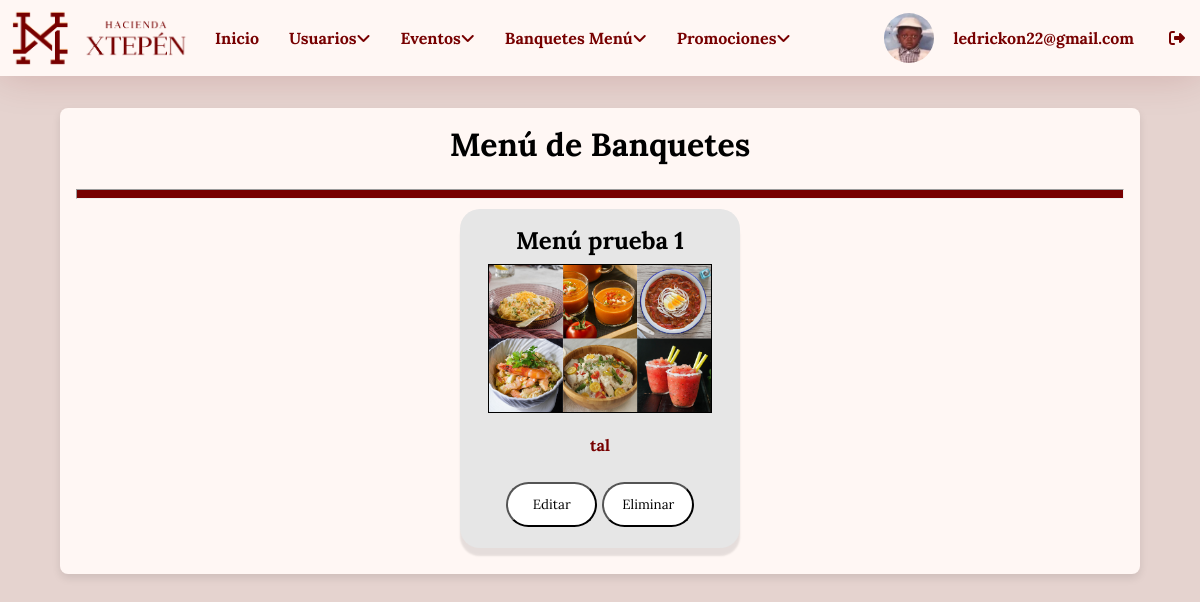
The app's page /login/dashboard_banquetes.php (signed in) with its own data.
### tables this page shows
CREATE TABLE `usuarios` (
  `id_usuario` int(11) NOT NULL,
  `nombre_completo` varchar(100) DEFAULT NULL,
  `roles` varchar(50) NOT NULL,
  `email` varchar(50) DEFAULT NULL,
  `contrasena` varchar(255) DEFAULT NULL,
  `fecha_nacimiento` date DEFAULT NULL,
  `foto` varchar(255) DEFAULT NULL,
  `acc` int(11) NOT NULL
);

CREATE TABLE `banquete_menu` (
  `id` int(11) NOT NULL,
  `nombre_menu` varchar(100) NOT NULL,
  `descripcion` text DEFAULT NULL,
  `imagen` varchar(255) DEFAULT NULL
);

### login/dashboard_banquetes.php (the view, shortened to what this page needs)
<!DOCTYPE html>
<html lang="en">
<head>
    <link rel="stylesheet" href="styles/stylebanqts.css">
</head>
<body>
    <?php include "menu.php";?>
    <div class="contenedor_menu">
        <h1>Menú de Banquetes</h1>
        <hr>
        <div class="menu-list">
            <?php
            require "conexion.php";
            $query = "SELECT * FROM banquete_menu";
            $result = mysqli_query($conectar, $query);
            if ($result && mysqli_num_rows($result) > 0) {
                while ($fila = mysqli_fetch_assoc($result)) {
                    echo '<div class="menu-card">';
                    echo '<h2>' . htmlspecialchars($fila['nombre_menu']) . '</h2>';
                    echo '<img src="' . htmlspecialchars($fila['imagen']) . '" alt="Imagen de ' . htmlspecialchars($fila['nombre_menu']) . '">';
                    echo '<p>' . htmlspecialchars($fila['descripcion']) . '</p>';
                    echo "<br>";
                    echo '<div class="contenedor_btn">';
                    echo '<button class="buttonsbmt2"><a href="editar_menu.php?id=' . $fila['id'] . '">Editar</a></button>';
                    echo '<button class="buttonsbmt2" onClick="validar(\'eliminar_menu.php?id=' . $fila['id'] . '\')">Eliminar</button>';
                    echo '</div>';
                    echo '</div>';
                }
            } else {
                echo '<p>No hay menús disponibles actualmente.</p>';
            }
            ?>
        </div>
    </div>
</body>
</html>

### login/menu.php (shortened to what this page needs)
<?php
$usuario = $_SESSION['username'];
require "conexion.php";
$id_usuario = $_SESSION['id_usuario'];
$verusuario = "SELECT * FROM usuarios WHERE id_usuario = '$id_usuario'";
$resultado = mysqli_query($conectar, $verusuario);
$fila = $resultado -> fetch_array();
?>
<!DOCTYPE html>
<html lang="en">
<head>
    <link rel="stylesheet" href="styles/stylenavbar.css">
</head>
<body>
    <div class="container">
        <div class="tutorial">
            <ul>
                <div class="left-items">
                    <figure class="logo-left">
                        <img src="imagenes/xtepen-logo-750.gif" alt="">
                    </figure>
                    <li><a href="panel_administrativo.php">Inicio</a></li>
                    <li><a href="dashboard_usuarios.php">Usuarios<i class="fa fa-angle-down"></i>
                    </li>
                    <li><a href="dashboard_eventos.php">Eventos<i class="fa fa-angle-down"></i>
                    </li>
                    <li><a href="dashboard_banquetes.php">Banquetes Menú<i class="fa fa-angle-down"></i>
                    </li>
                    <li><a href="dashboard_promociones.php">Promociones<i class="fa fa-angle-down"></i>
                    </li>
                </div>
                <div class="right-items">
                <img id="fotoPerfil" class="ppic" src="<?php echo $fila["foto"]; ?>" alt="">
                    <li class="usuarioh4"><h4 class="usuarioh4"><?php echo $usuario; ?>
                </li>
                    <li><a href="salir.php"><i class="fa-solid fa-right-from-bracket"></i></a></li>
                </div>
            </ul>
        </div>
    </div>
</body>
</html>

### login/styles/stylebanqts.css (style rules this page uses)
* { box-sizing: border-box; margin: 0; padding: 0; font-family: "Lora"; }
body { font-family: "Lora"; display: flex; flex-direction: column; background-color: #e5d3cf; }
.contenedor_menu { margin: auto; width: 90%; max-width: 1200px; margin-top: 2rem; padding: 1rem; box-shadow: 0 4px 8px rgba(0, 0, 0, 0.1); border-radius: 8px; background-color: var(--Secundario); }
h1 { font-family: "Lora"; text-align: center; margin-bottom: 1.5rem; font-size: 2rem; color: #000000; }
.menu-list { display: flex; flex-wrap: wrap; gap: 2rem; justify-content: center; background-color: var(--Secundario); padding: 10px; }
.menu-card { background-color: #e6e6e6; border-radius: 20px; box-shadow: 0 8px 2px rgba(0, 0, 0, 0.1); width: 280px; padding: 1rem; text-align: center; transition: transform 0.3s ease; }
.menu-card img { width: 90%; height: auto; margin-bottom: 1rem; border: 1px black solid; }
.menu-card h2 { font-size: 1.5rem; color: var(--Negro); margin-bottom: 0.5rem; }
.menu-card p { font-size: 1rem; color: var(--Texto); font-weight: bold; line-height: 1.5; }
hr { background-color: var(--Texto); height: 10px; }
.contenedor_btn { gap: 5px; display: flex; width: 80%; height: 55px; padding: 5px; margin: auto; }
.contenedor_btn a { text-decoration: none; color: inherit; font-size: inherit; font-weight: normal; background: none; padding: 0; margin: 0; border: none; }
.buttonsbmt2 { width: 50%; font-family: "Lora"; background-color: var(--Blanco); border-radius: 50px; display: inline-block; }

### login/styles/stylenavbar.css (style rules this page uses)
* { box-sizing: border-box; margin: 0; padding: 0; }
.ppic { width: 50px; border-radius: 50px; margin: 10px 0; }
.ppic { width: 50px; border-radius: 50%; transition: transform 0.2s ease; cursor: pointer; }
.tutorial ul { font-size: 0; list-style-type: none; background-color: var(--Secundario); box-shadow: 0px 0px 40px #7700002d; }
.tutorial ul li { font-family: "Open Sans", sans-serif; font-size: 1rem; font-weight: 400; background-color: var(--Secundario); color: var(--Texto); display: inline-block; padding: 15px; position: relative; vertical-align: middle; }
.tutorial a { text-decoration: none; color: var(--Texto); font-weight: 700; }
.usuarioh4 { color: var(--Texto); padding: 5px; }
ul { display: flex; justify-content: space-between; list-style-type: none; padding: 0; width: 100%; }
li { padding: 10px; }
.left-items { display: flex; align-items: center; }
.right-items { display: flex; align-items: center; }
.logo-left { width: 180px; margin: 10px ; }
.logo-left img { width: 100%; display: inline-block; }

### login/styles/colors.css (style rules this page uses)
:root { --Blanco: #fff; --Negro: #000; --GrisClaro: #ccc; --GrisOscuro: #333; --Principal: #c85749; --Secundario: #FFF7F4; --Texto: #770000; }

### records on screen
usuarios: foto (picture)
banquete_menu: nombre_menu "Menú prueba 1", imagen (picture), descripcion "tal"

### other values on screen
$usuario "ledrickon22@gmail.com"
